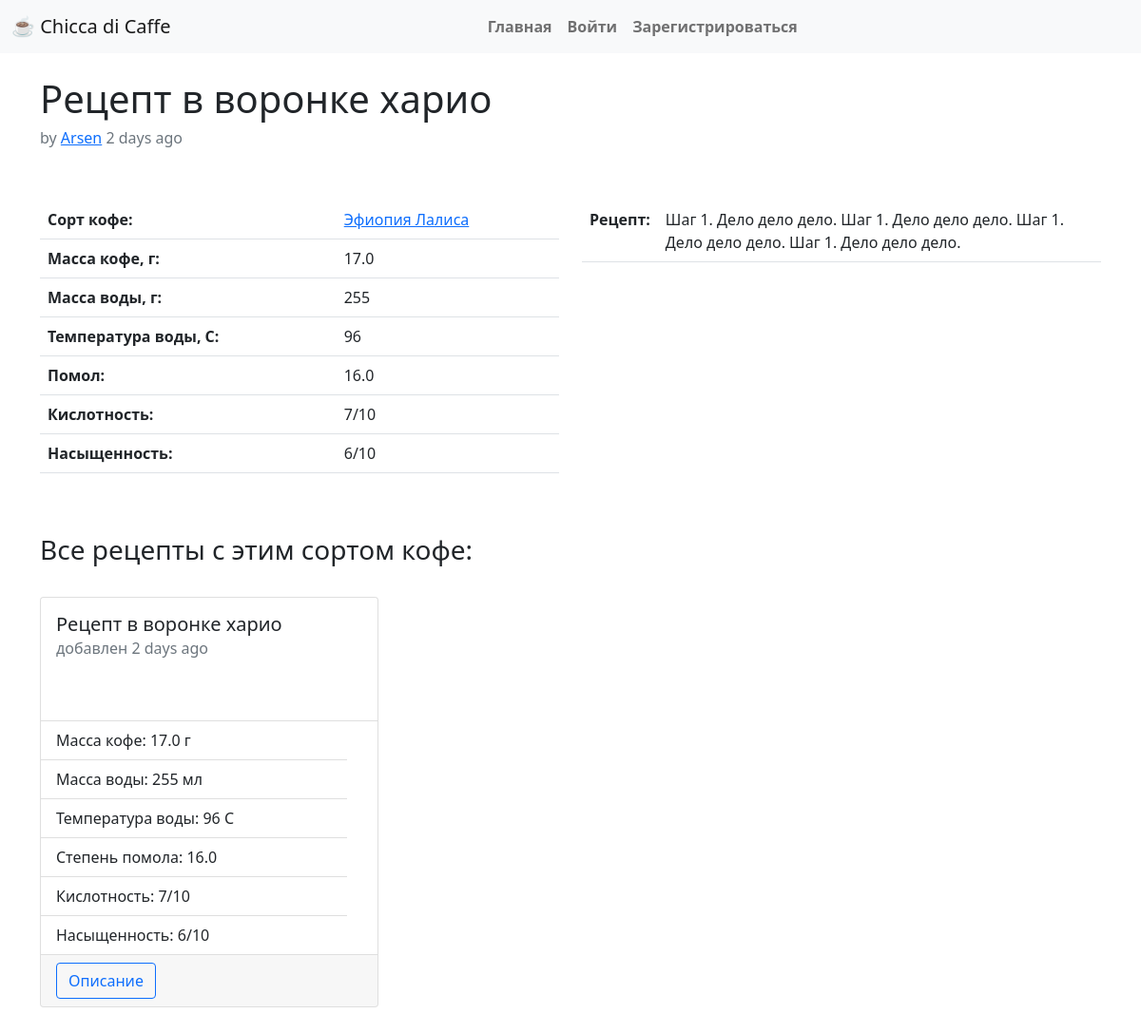
/recipe/1, run on the app's committed database.
### app/models.py (models this page shows, shortened)
class Recipe(db.Model):
    title = db.Column(db.String(200), index=True, unique=True)
    id = db.Column(db.Integer, primary_key=True)
    timestamp = db.Column(db.DateTime, index=True, default=datetime.utcnow)
    user_id = db.Column(db.Integer, db.ForeignKey('user.id'))
    sort_id = db.Column(db.Integer, db.ForeignKey('sort.id'))
    coffee_mass = db.Column(db.Float)
    water_mass = db.Column(db.Integer)
    water_temp = db.Column(db.Integer)
    grinding = db.Column(db.Float)
    acidity = db.Column(db.Integer)
    tds = db.Column(db.Integer)
    body = db.Column(db.Text())

class User(UserMixin, db.Model):
    id = db.Column(db.Integer, primary_key=True)
    username = db.Column(db.String(32), index=True, unique=True)
    email = db.Column(db.String(120), index=True, unique=True)
    password_hash = db.Column(db.String(128))
    recipes = db.relationship('Recipe', backref='author', lazy='dynamic')

class Sort(db.Model):  # SearchableMixin, db.Model):
    __searchable__ = ['title', 'bouquet']
    id = db.Column(db.Integer, primary_key=True)
    title = db.Column(db.String(60), index=True, unique=True)
    bouquet = db.Column(db.String(120))
    description = db.Column(db.Text())
    timestamp = db.Column(db.DateTime, index=True, default=datetime.utcnow())
    user_id = db.Column(db.Integer, db.ForeignKey('user.id'))

### app/routes.py (the view)
@app.route('/recipe/<recipe_id>')
def recipe(recipe_id):
    r = Recipe.query.filter_by(id=recipe_id).first_or_404()
    u = User.query.filter_by(id=r.user_id).first()
    s = Sort.query.filter_by(id=r.sort_id).first()
    other = Recipe.query.filter_by(sort_id=s.id).all()
    return render_template('recipe.html', recipe=r, sort=s, user=u, other=other, ADMIN_EMAILS=Config.ADMINS)

### app/templates/recipe.html (shortened to what this page needs)
{% extends "base.html" %}
{% block app_content %}
    <h1>
        {{recipe.title}}
    </h1>
    <h6 class="text-muted">by <a href="{{ url_for('user', user_id=user.id) }}">{{user.username}}</a> {{ moment(recipe.timestamp).fromNow() }}</h6>
    <br><br>
    <div class="row">
        <div class="col-sm-6">
            <table class="table">
                <tbody>
                    <tr>
                        <th>Сорт кофе:</th>
                        <td><a href="{{ url_for('sort', sort_id=sort.id) }}">{{ sort.title }}</a></td>
                    </tr>
                    <tr>
                        <th>Масса кофе, г:</th>
                        <td>{{ recipe.coffee_mass }}</td>
                    </tr>
                    <tr>
                        <th>Масса воды, г:</th>
                        <td>{{ recipe.water_mass }}</td>
                    </tr>
                    <tr>
                        <th>Температура воды, C:</th>
                        <td>{{ recipe.water_temp }}</td>
                    </tr>
                    <tr>
                        <th>Помол:</th>
                        <td>{{ recipe.grinding }}</td>
                    </tr>
                    <tr>
                        <th>Кислотность:</th>
                        <td>{{ recipe.acidity }}/10</td>
                    </tr>
                    <tr>
                        <th>Насыщенность:</th>
                        <td>{{ recipe.tds }}/10</td>
                    </tr>
                </tbody>
            </table>
        </div>
        <div class="col-sm-6">
            <table class="table">
                <tbody>
                    <tr>
                        <th>Рецепт:</th>
                        <td>{{ recipe.body }}</td>
                    </tr>
                </tbody>
            </table>
        </div>
    </div>
    <br><br>
    <h3>Все рецепты с этим сортом кофе:</h3>
    <br>
    <div class="row">
        {% for recipe in other %}
            {% include 'recipe_card.html' %}
        {% endfor %}
    </div>
{% endblock %}

### app/templates/recipe_card.html
<div class="col-sm-4">
<div class="card" style="min-height: 27rem; margin-bottom: 1rem;">
    <div class="card-body">
        <h5 class="card-title">{{ recipe.title }}</h5>
        <h6 class="card-subtitle mb-2 text-muted">добавлен {{ moment(recipe.timestamp).fromNow() }}</h6>
    </div>
    <ul class="list-group list-group-flush">
        <li class="list-group-item">Масса кофе: {{ recipe.coffee_mass }} г</li>
        <li class="list-group-item">Масса воды: {{ recipe.water_mass }} мл</li>
        <li class="list-group-item">Температура воды: {{ recipe.water_temp }} C</li>
        <li class="list-group-item">Степень помола: {{ recipe.grinding }}</li>
        <li class="list-group-item">Кислотность: {{ recipe.acidity }}/10</li>
        <li class="list-group-item">Насыщенность: {{ recipe.tds }}/10</li>
    </ul>
    <div class="card-footer">
        <a href="{{ url_for('recipe', recipe_id=recipe.id) }}" class="btn btn-outline-primary">Описание</a>
    </div>
</div>
</div>

### data on the page
Recipe: title "Рецепт в воронке харио", timestamp "2 days ago", coffee_mass "17.0", water_mass "255", water_temp "96", grinding "16.0", acidity "7", tds "6", body "Шаг 1. Дело дело дело. Шаг 1. Дело дело дело. Шаг 1. Дело дело дело. Шаг 1. Дело дело дело."
User: username "Arsen"
Sort: title "Эфиопия Лалиса"
